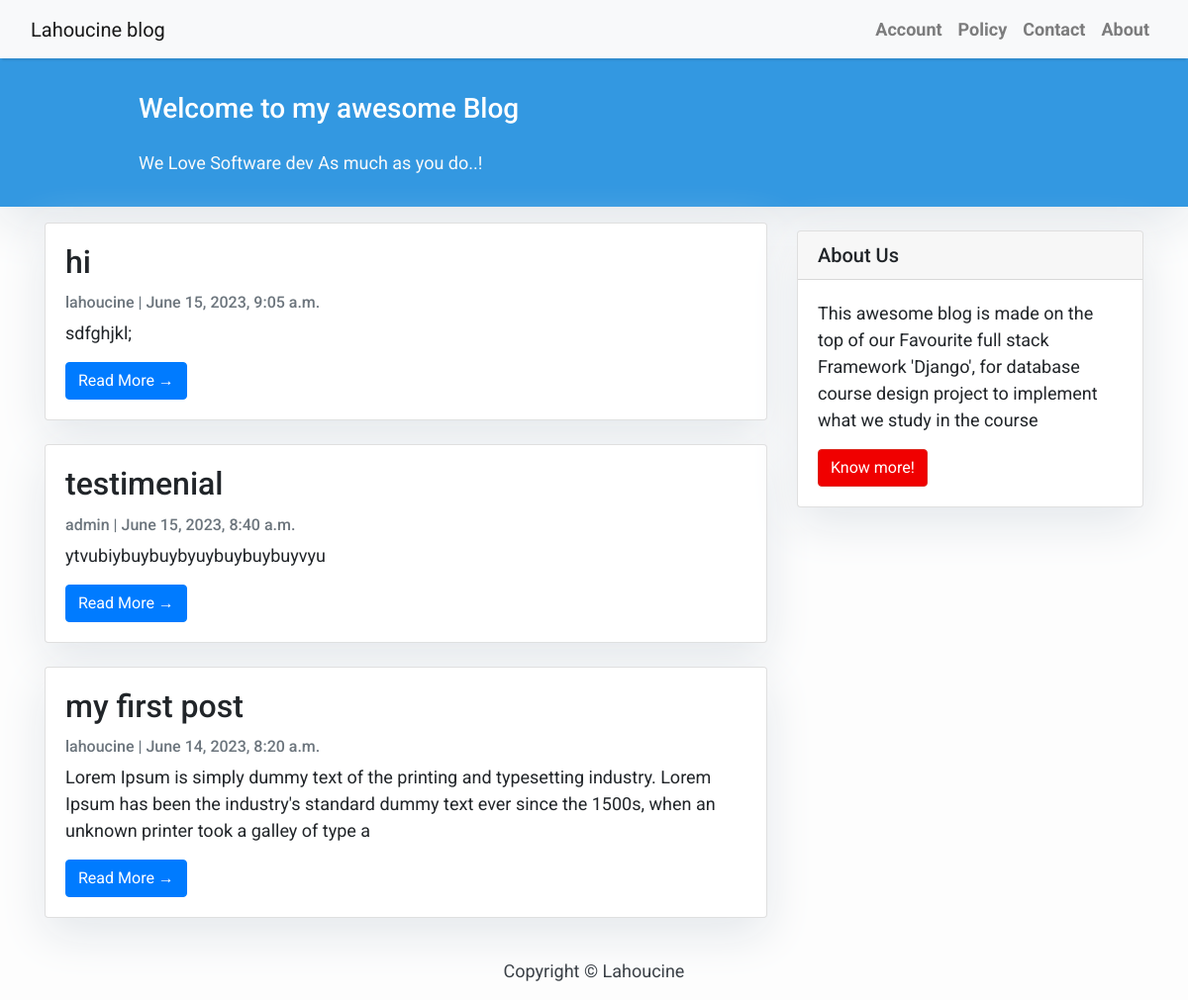
The page / on the database its author committed.
### blog/models.py (models this page shows, shortened)
class Post(models.Model):
    title = models.CharField(max_length=200, unique=True)
    slug = models.SlugField(max_length=200, unique=True)
    author = models.ForeignKey(User, on_delete= models.CASCADE,related_name='blog_posts')
    updated_on = models.DateTimeField(auto_now= True)
    content = models.TextField()
    created_on = models.DateTimeField(auto_now_add=True)
    status = models.IntegerField(choices=STATUS, default=0)
    class Meta:
        ordering = ['-created_on']

### blog/views.py (the view)
# urls.py: path('', views.PostList.as_view(), name='home'),
class PostList(generic.ListView):
    queryset = Post.objects.filter(status=1).order_by('-created_on')
    template_name = 'index.html'

### templates/index.html (shortened to what this page needs)
{% extends "base.html" %}
{% block content %}
<header class="masthead">
    <div class="container">
        <div class="row">
            <div class=" col-md-8 col-md-10 mx-auto">
                <div class="site-heading">
                    <h3 class=" site-heading my-4 mt-3 text-white"> Welcome to my awesome Blog </h3>
                    <p class="text-light">We Love Software dev As much as you do..! &nbsp
                    </p>
                </div>
            </div>
        </div>
    </div>
</header>
<div class="container">
    <div class="row">
        <div class="col-md-8 mt-3 left">
            {% for post in post_list %}
            <div class="card mb-4">
                <div class="card-body">
                    <h2 class="card-title">{{ post.title }}</h2>
                    <p class="card-text text-muted h6">{{ post.author }} | {{ post.created_on}} </p>
                    <p class="card-text">{{post.content|slice:":200" }}</p>
                    <a href="{% url 'post_detail' post.slug  %}" class="btn btn-primary">Read More &rarr;</a>
                </div>
            </div>
            {% endfor %}
        </div>
        {% block sidebar %} {% include 'sidebar.html' %} {% endblock sidebar %}
    </div>
</div>
{%endblock%}

### templates/base.html (shortened to what this page needs)
<!DOCTYPE html>
<html>
    <head>
        <link rel="stylesheet" href="https://maxcdn.bootstrapcdn.com/bootstrap/4.0.0/css/bootstrap.min.css"
 />
    </head>
    <body>
        <nav class="navbar navbar-expand-lg navbar-light bg-light shadow" id="mainNav">
            <div class="container-fluid">
                <a class="navbar-brand" href="{% url 'home' %}">Lahoucine blog</a>
                <div class="collapse navbar-collapse" id="navbarResponsive">
                    <ul class="navbar-nav ml-auto">
                        <li class="nav-item text-black">
                            <a class="nav-link text-black font-weight-bold" href="/admin">Account</a>
                        </li>
                        <li class="nav-item text-black">
                            <a class="nav-link text-black font-weight-bold" href="#">Policy</a>
                        </li>
                        <li class="nav-item text-black">
                            <a class="nav-link text-black font-weight-bold" href="#">Contact</a>
                        </li>
                        <li class="nav-item text-black">
                            <a class="nav-link text-black font-weight-bold" href="#">About</a>
                        </li>
                    </ul>
                </div>
            </div>
        </nav>
        {% block content %}{% endblock content %}
        <footer class="py-3 bg-grey">
            <p class="m-0 text-dark text-center ">Copyright &copy; Lahoucine</p>
        </footer>
    </body>
</html>

### templates/sidebar.html (shortened to what this page needs)
{% block sidebar %}
<div class="col-md-4 float-right ">
<div class="card my-4">
    <h5 class="card-header">About Us</h5>
<div class="card-body">
    <p class="card-text"> This awesome blog is made on the top of our Favourite full stack Framework 'Django', for database course design project to implement what we study in the course</p>
    <a href="https://djangocentral.com/building-a-blog-application-with-django"
       class="btn btn-danger">Know more!</a>
</div>
</div>
</div>
{% endblock sidebar %}

### templates/base.html (style rules this page uses)
body { font-family: "Roboto", sans-serif; font-size: 17px; background-color: #fdfdfd; }
.shadow { box-shadow: 0 4px 2px -2px rgba(0, 0, 0, 0.1); }
.btn-danger { color: #fff; background-color: #f00000; border-color: #dc281e; }
.masthead { background: #3398E1; height: auto; padding-bottom: 15px; box-shadow: 0 16px 48px #E3E7EB; padding-top: 10px; }

### templates/index.html (style rules this page uses)
body { font-family: "Roboto", sans-serif; font-size: 18px; background-color: #fdfdfd; }
.card { box-shadow: 0 16px 48px #E3E7EB; }

### templates/sidebar.html (style rules this page uses)
.card { box-shadow: 0 16px 48px #E3E7EB; }

### rows shown on the page
Post: title "hi", author "lahoucine", created_on "June 15, 2023, 9:05 a.m.", content "sdfghjkl;"
Post: title "testimenial", author "admin", created_on "June 15, 2023, 8:40 a.m.", content "ytvubiybuybuybyuybuybuybuyvyu"
Post: title "my first post", author "lahoucine", created_on "June 14, 2023, 8:20 a.m.", content "Lorem Ipsum is simply dummy text of the printing and typesetting industry. Lorem Ipsum has been the industry's standard dummy text ever since the 1500s, when an unknown printer took a galley of type a"
